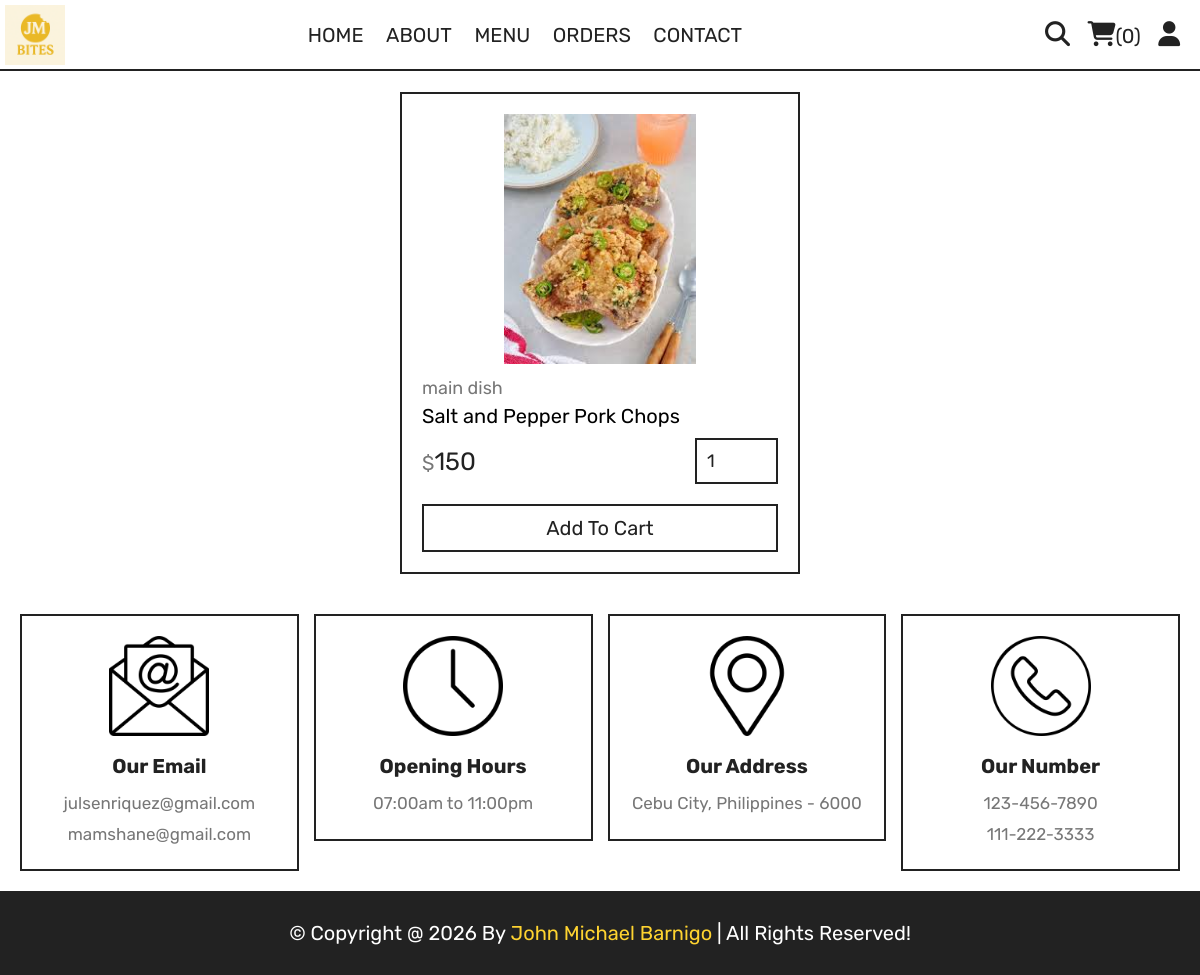
Page /quick_view.php?pid=6 on the committed database.
### tables this page shows
CREATE TABLE `products` (
  `id` int(100) NOT NULL,
  `name` varchar(100) NOT NULL,
  `category` varchar(100) NOT NULL,
  `price` int(10) NOT NULL,
  `image` varchar(100) NOT NULL
);

### quick_view.php (the view, shortened to what this page needs)
<?php
include 'components/connect.php';
?>
<!DOCTYPE html>
<html lang="en">
<head>
   <link rel="stylesheet" href="https://cdnjs.cloudflare.com/ajax/libs/font-awesome/6.1.1/css/all.min.css">
   <link rel="stylesheet" href="css/style.css">
</head>
<body>
<?php include 'components/user_header.php'; ?>
<section class="quick-view">
   <h1 class="title">quick view</h1>
   <?php
      $pid = $_GET['pid'];
      $select_products = $conn->prepare("SELECT * FROM `products` WHERE id = ?");
      $select_products->execute([$pid]);
      if($select_products->rowCount() > 0){
         while($fetch_products = $select_products->fetch(PDO::FETCH_ASSOC)){
   ?>
   <form action="" method="post" class="box">
      <img src="uploaded_img/<?= $fetch_products['image']; ?>" alt="">
      <a href="category.php?category=<?= $fetch_products['category']; ?>" class="cat"><?= $fetch_products['category']; ?></a>
      <div class="name"><?= $fetch_products['name']; ?></div>
      <div class="flex">
         <div class="price"><span>$</span><?= $fetch_products['price']; ?></div>
         <input type="number" name="qty" class="qty" min="1" max="99" value="1" maxlength="2">
      </div>
      <button type="submit" name="add_to_cart" class="cart-btn">add to cart</button>
   </form>
   <?php
         }
      }else{
         echo '<p class="empty">no products added yet!</p>';
      }
   ?>
</section>
<?php include 'components/footer.php'; ?>
</body>
</html>

### css/style.css (style rules this page uses)
:root { --yellow:#fed330; --red:#e74c3c; --white:#fff; --black:#222; --light-color:#777; --border:.2rem solid var(--black); }
* { font-family: 'Rubik', sans-serif; margin:0; padding:0; box-sizing: border-box; outline: none; border: none; text-decoration: none; }
html { font-size: 62.5%; overflow-x: hidden; scroll-behavior: smooth; stop-opacity: 7rem; }
section { margin:0 auto; max-width: 1200px; padding:2rem; }
.title { text-align: center; margin-bottom: 2.5rem; font-size: 4rem; color:var(--black); text-transform: uppercase; text-decoration: underline; text-underline-offset: 1rem; }
.quick-view form { max-width: 40rem; padding:2rem; border:var(--border); position: relative; margin:0 auto; }
.quick-view form img { height: 25rem; width: 100%; object-fit: contain; margin-bottom: 1rem; }
.quick-view form .cat { font-size: 1.8rem; color:var(--light-color); }
.quick-view form .name { font-size: 2rem; margin:.5rem 0; }
.quick-view form .flex { display: flex; justify-content: space-between; align-items: center; gap:1.5rem; margin:1rem 0; }
.quick-view form .flex .price { font-size: 2.5rem; color:var(--black); }
.quick-view form .flex .price span { font-size: 2rem; color:var(--light-color); }
.quick-view form .flex .qty { border:var(--border); padding:1rem; font-size: 1.8rem; color:var(--black); }
.quick-view form .cart-btn { width: 100%; padding:1rem 3rem; text-align: center; border:var(--border); font-size: 2rem; color:var(--black); cursor: pointer; text-transform: capitalize; background: none; margin-top: 1rem; }

### rows in the picture
products: image (picture), category "main dish", name "Salt and Pepper Pork Chops", price "150"

### other values in the picture
$total_cart_items "0"
